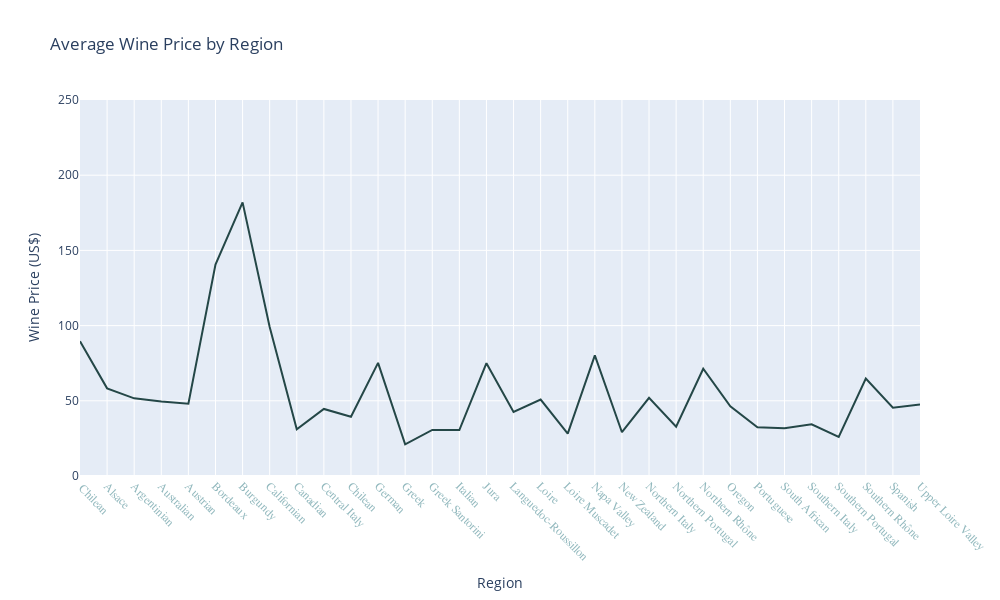

The notebook cell saved with this chart:
### Markdown cell above
Ok... This is beauty in manimalism.From one glance I can deduce that the average Chilean wine ratings are higher than wine from the popular Burgundy, Napa Valley and Californian regions.

### Code cell
## Creating scatter plot
def px_line_chart():    
    ### just like how we done it for the bar chart
    fig = px.line(df4,
            y = 'VintagePrice',
            x = 'Region',  
            labels = {
                "VintagePrice": "Wine Price (US$)"
            },  
            title = ' Average Wine Price by Region', 
            color = None,
            height = 600, 
            width = 1000,
            ## color_discrete_Sequence changes the line color
            color_discrete_sequence=["#244747"]              
            )

    fig.update_yaxes(range=[0.0, 250.0])

    ## To change font type, size, color of axis 
    fig.update_xaxes(tickangle=45, tickfont=dict(
                               family='Rockwell', 
                               color='#91b8bd', 
                               size=12)) 
    fig.show()
    
px_line_chart()

### Figure 1 — Plotly figure (JSON) as saved in the notebook; plotly's stock layout.template omitted (floating-point values rounded to 4 significant figures)
{"data": [{"hovertemplate": "Region=%{x}<br>Wine Price (US$)=%{y}<extra></extra>", "legendgroup": "", "line": {"color": "#244747", "dash": "solid"}, "marker": {"symbol": "circle"}, "mode": "lines", "name": "", "orientation": "v", "showlegend": false, "type": "scatter", "x": [" Chilean", "Alsace", "Argentinian", "Australian", "Austrian", "Bordeaux", "Burgundy", "Californian", "Canadian", "Central Italy", "Chilean", "German", "Greek", "Greek Santorini", "Italian", "Jura", "Languedoc-Roussillon", "Loire", "Loire Muscadet", "Napa Valley", "New Zealand", "Northern Italy", "Northern Portugal", "Northern Rhône", "Oregon", "Portuguese", "South African", "Southern Italy", "Southern Portugal", "Southern Rhône", "Spanish", "Upper Loire Valley"], "xaxis": "x", "y": [89.65, 58.27, 51.63, 49.54, 48.04, 140.6, 181.9, 99.14, 31.13, 44.59, 39.36, 75.19, 20.99, 30.62, 30.51, 75.04, 42.6, 50.81, 28.15, 80.24, 29.11, 51.93, 32.8, 71.32, 46.34, 32.35, 31.74, 34.41, 26.05, 64.81, 45.38, 47.6], "yaxis": "y"}], "layout": {"height": 600, "legend": {"tracegroupgap": 0}, "title": {"text": " Average Wine Price by Region"}, "width": 1000, "xaxis": {"anchor": "y", "autorange": true, "domain": [0, 1], "range": [0, 31], "tickangle": 45, "tickfont": {"color": "#91b8bd", "family": "Rockwell", "size": 12}, "title": {"text": "Region"}, "type": "category"}, "yaxis": {"anchor": "x", "domain": [0, 1], "range": [0, 250], "title": {"text": "Wine Price (US$)"}, "type": "linear"}}}
